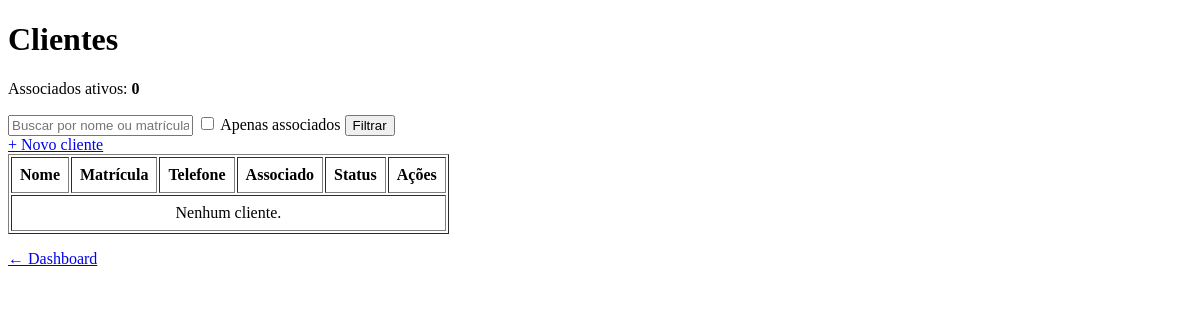
The app's page /clientes/ (signed in), older data.
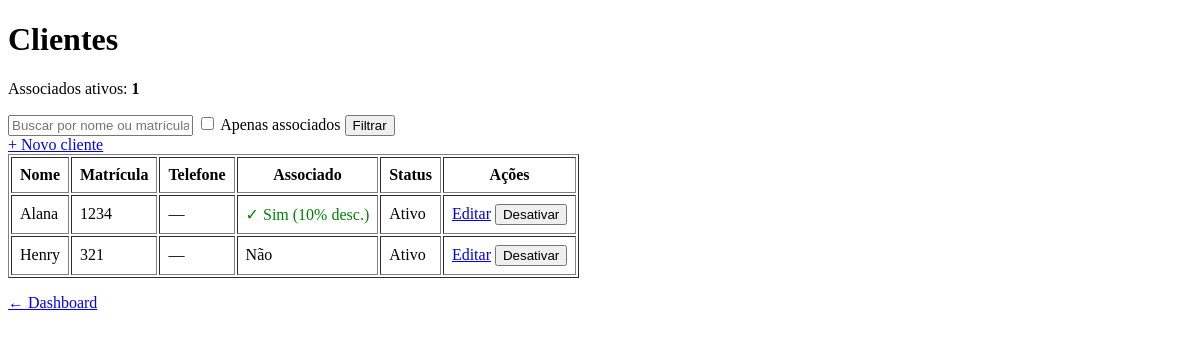
The same page, newer data.
### app/models/cliente.py (models this page shows, shortened)
class Cliente(Base):
    __tablename__ = "clientes"
    id         = Column(Integer, primary_key=True, index=True)
    nome       = Column(String(150), nullable=False, index=True)
    matricula  = Column(String(50), nullable=True, unique=True) #Tirar quando for colocar no projeto
    telefone   = Column(String(20), nullable=True)
    is_associado = Column(Boolean, default=False, nullable=False)
    ativo      = Column(Boolean, default=True)
    criado_em  = Column(DateTime, server_default=func.now())
    vendas = relationship("Venda", back_populates="cliente")

### app/controllers/cliente_controller.py (the view)
@router.get("/")
def listar_clientes(
    request: Request,
    busca: str = "",
    apenas_associados: bool = False,
    db: Session = Depends(get_db),
    admin = Depends(get_admin)
):
    query = db.query(Cliente)
    if busca:
        query = query.filter(
            Cliente.nome.ilike(f"%{busca}%") |
            Cliente.matricula.ilike(f"%{busca}%")
        )
    if apenas_associados:
        query = query.filter(Cliente.is_associado == True)
    clientes = query.order_by(Cliente.nome).all()
    total_associados = db.query(Cliente).filter(
        Cliente.is_associado == True,
        Cliente.ativo == True
    ).count()
    return templates.TemplateResponse(
        request,
        "clientes/index.html",
        {
            "request":           request,
            "usuario":           admin,
            "clientes":          clientes,
            "busca":             busca,
            "apenas_associados": apenas_associados,
            "total_associados":  total_associados,
        }
    )

### app/templates/clientes/index.html (shortened to what this page needs)
<!DOCTYPE html>
<html lang="pt-br">
<head><meta charset="UTF-8"><title>Clientes — AAPM SENAI</title></head>
<body>
    <h1>Clientes</h1>
    <p>Associados ativos: <strong>{{ total_associados }}</strong></p>
    <form method="get" action="/clientes">
        <input type="text" name="busca"
               placeholder="Buscar por nome ou matrícula..."
               value="{{ busca }}">
        <label>
            <input type="checkbox" name="apenas_associados" value="true"
                {{ 'checked' if apenas_associados }}>
            Apenas associados
        </label>
        <button type="submit">Filtrar</button>
    </form>
    <a href="/clientes/novo">+ Novo cliente</a>
    <table border="1" cellpadding="8">
        <thead>
            <tr>
                <th>Nome</th>
                <th>Matrícula</th>
                <th>Telefone</th>
                <th>Associado</th>
                <th>Status</th>
                <th>Ações</th>
            </tr>
        </thead>
        <tbody>
            {% for c in clientes %}
            <tr>
                <td>{{ c.nome }}</td>
                <td>{{ c.matricula or "—" }}</td>
                <td>{{ c.telefone or "—" }}</td>
                <td>
                    {% if c.is_associado %}
                        <span style="color:green">✓ Sim (10% desc.)</span>
                    {% else %}
                        Não
                    {% endif %}
                </td>
                <td>{{ "Ativo" if c.ativo else "Inativo" }}</td>
                <td>
                    <a href="/clientes/{{ c.id }}/editar">Editar</a>
                    <form action="/clientes/{{ c.id }}/toggle-ativo"
                          method="post" style="display:inline">
                        <button type="submit">
                            {{ "Desativar" if c.ativo else "Ativar" }}
                        </button>
                    </form>
                </td>
            </tr>
            {% endfor %}
            {% if not clientes %}
            <tr><td colspan="6" style="text-align:center">Nenhum cliente.</td></tr>
            {% endif %}
        </tbody>
    </table>
    <p><a href="/">← Dashboard</a></p>
</body>
</html>

Row changes from the older to the newer data that the page shows:
added Cliente: nome "Alana", matricula "1234", telefone "—", is_associado "✓ Sim (10% desc.)", ativo "Ativo", ativo "Desativar"
added Cliente: nome "Henry", matricula "321", telefone "—", is_associado "Não", ativo "Ativo", ativo "Desativar"
Text that changed along with them:
{{ total_associados }}: "0" → "1"
text no longer shown: "Nenhum cliente."
